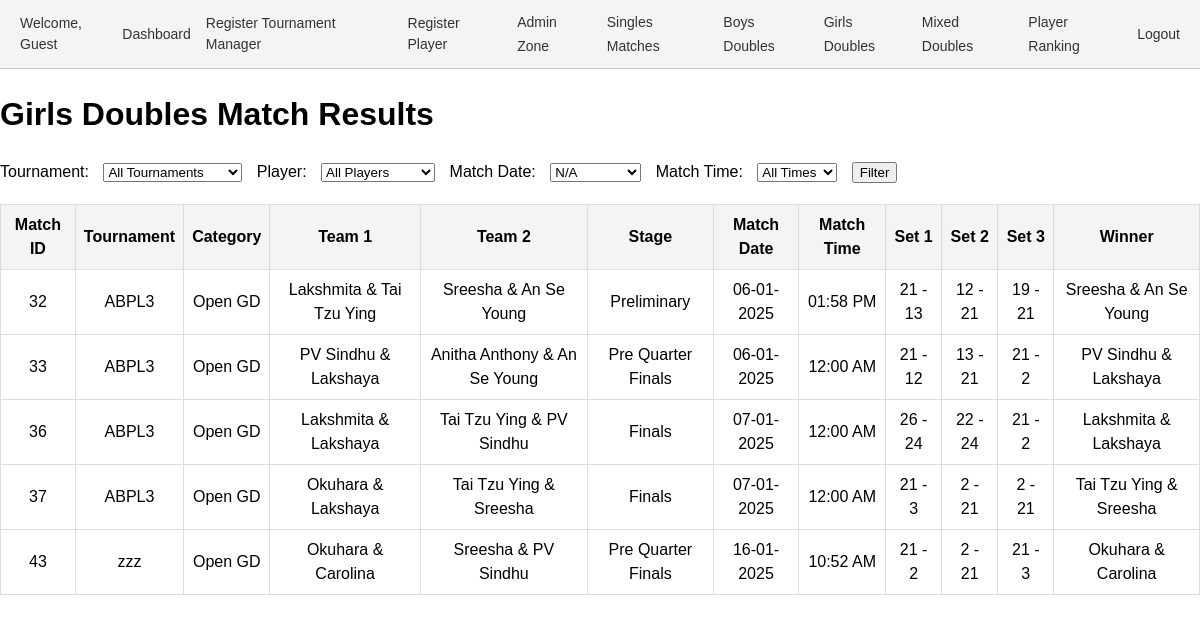
The app's page /results_gd.php, older data.
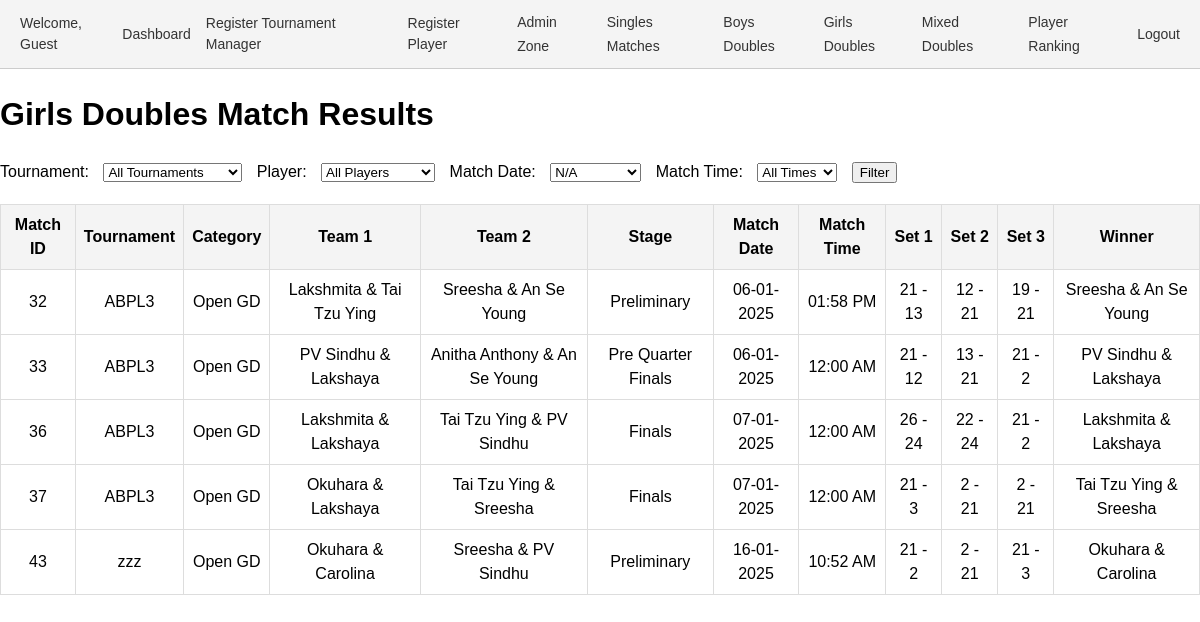
The same page, newer data.
### tables this page shows
CREATE TABLE `matches` (
  `id` int(11) NOT NULL,
  `tournament_id` int(11) NOT NULL,
  `category_id` int(11) NOT NULL,
  `pool` enum('A','B') DEFAULT NULL,
  `player1_id` int(11) DEFAULT NULL,
  `player2_id` int(11) DEFAULT NULL,
  `pre_quarter` tinyint(1) DEFAULT 0,
  `quarter` tinyint(1) DEFAULT 0,
  `semi` tinyint(1) DEFAULT 0,
  `final` tinyint(1) DEFAULT 0,
  `set1_player1_points` int(11) DEFAULT 0,
  `set1_player2_points` int(11) DEFAULT 0,
  `set2_player1_points` int(11) DEFAULT 0,
  `set2_player2_points` int(11) DEFAULT 0,
  `set3_player1_points` int(11) DEFAULT 0,
  `set3_player2_points` int(11) DEFAULT 0,
  `created_by` int(11) DEFAULT NULL,
  `stage` enum('Pre Quarter Finals','Quarter Finals','Semifinals','Finals','Preliminary') NOT NULL,
  `match_date` date DEFAULT NULL,
  `match_time` varchar(255) NOT NULL,
  `team1_player1_id` int(11) NOT NULL DEFAULT 0,
  `team1_player2_id` int(11) NOT NULL DEFAULT 0,
  `team2_player1_id` int(11) DEFAULT 0,
  `team2_player2_id` int(11) DEFAULT 0,
  `set1_team1_points` int(11) NOT NULL DEFAULT 0,
  `set1_team2_points` int(11) DEFAULT 0,
  `set2_team1_points` int(11) DEFAULT 0,
  `set2_team2_points` int(11) DEFAULT 0,
  `set3_team1_points` int(11) DEFAULT 0,
  `set3_team2_points` int(11) DEFAULT 0,
  `player3_id` int(11) DEFAULT NULL,
  `player4_id` int(11) DEFAULT NULL,
  `deleted_at` datetime DEFAULT NULL
);

CREATE TABLE `tournaments` (
  `id` int(11) NOT NULL,
  `name` varchar(255) NOT NULL,
  `created_by` int(11) DEFAULT NULL,
  `year` int(11) NOT NULL DEFAULT year(curdate()),
  `moderated_by` int(11) DEFAULT NULL
);

CREATE TABLE `categories` (
  `id` int(11) NOT NULL,
  `name` varchar(255) NOT NULL,
  `created_by` int(11) NOT NULL,
  `age_group` varchar(255) DEFAULT NULL,
  `sex` varchar(10) DEFAULT NULL,
  `type` enum('singles','doubles','mixed doubles') DEFAULT 'singles',
  `tournament_id` int(11) NOT NULL
);

### results_gd.php (the view, shortened to what this page needs)
<?php include 'header.php'; ?>
<?php
require_once 'conn.php';
$conn = new mysqli($servername, $username, $password, $dbname);
$match_date = $_GET['match_date'] ?? '';
$dates = $conn->query("SELECT DISTINCT match_date FROM matches ORDER BY match_date");
$query = "
    SELECT
        m.id AS match_id,
        t.name AS tournament_name,
        c.name AS category_name,
        c.type AS category_type, /* Singles, Doubles, or Mixed Doubles */
        p1.name AS team1_player1_name,
        p2.name AS team1_player2_name,
        p3.name AS team2_player1_name,
        p4.name AS team2_player2_name,
        m.stage,
        m.match_date,
        m.match_time,
        m.set1_team1_points,
        m.set1_team2_points,
        m.set2_team1_points,
        m.set2_team2_points,
        m.set3_team1_points,
        m.set3_team2_points
    FROM matches m
    INNER JOIN tournaments t ON m.tournament_id = t.id
    INNER JOIN categories c ON m.category_id = c.id
    LEFT JOIN players p1 ON m.team1_player1_id = p1.id
    LEFT JOIN players p2 ON m.team1_player2_id = p2.id
    LEFT JOIN players p3 ON m.team2_player1_id = p3.id
    LEFT JOIN players p4 ON m.team2_player2_id = p4.id
    WHERE c.type = 'doubles' AND c.sex = 'F' /* Filter only doubles and female categories */
";
$query .= " ORDER BY m.id";
$result = $conn->query($query);
?>
<!DOCTYPE html>
<html lang="en">
<head>
</head>
<body>
    <h1>Girls Doubles Match Results</h1>
    <form method="get">
        <label for="tournament_id">Tournament:</label>
        <select name="tournament_id" id="tournament_id">
            <option value="">All Tournaments</option>
        </select>
        <label for="player_id">Player:</label>
        <select name="player_id" id="player_id">
            <option value="">All Players</option>
        </select>
        <label for="match_date">Match Date:</label>
        <select name="match_date" id="match_date">
            <?php while ($row = $dates->fetch_assoc()): ?>
                <option value="<?= $row['match_date'] ?>" <?= $match_date == $row['match_date'] ? 'selected' : '' ?>>
                    <?= $row['match_date'] ? date("d-m-Y", strtotime($row['match_date'])) : 'N/A' ?>
                </option>
            <?php endwhile; ?>
        </select>
        <label for="datetime">Match Time:</label>
        <select name="datetime" id="datetime">
            <option value="">All Times</option>
        </select>
        <button type="submit">Filter</button>
    </form>
    <?php if ($result->num_rows > 0): ?>
        <table>
            <tr>
                <th>Match ID</th>
                <th>Tournament</th>
                <th>Category</th>
                <th>Team 1</th>
                <th>Team 2</th>
                <th>Stage</th>
                <th>Match Date</th>
                <th>Match Time</th>
                <th>Set 1</th>
                <th>Set 2</th>
                <th>Set 3</th>
                <th>Winner</th>
            </tr>
            <?php while ($row = $result->fetch_assoc()):
                $team1 = $row['team1_player1_name'] . " & " . $row['team1_player2_name'];
                $team2 = $row['team2_player1_name'] . " & " . $row['team2_player2_name'];
                $team1_total = $row['set1_team1_points'] + $row['set2_team1_points'] + $row['set3_team1_points'];
                $team2_total = $row['set1_team2_points'] + $row['set2_team2_points'] + $row['set3_team2_points'];
                $winner = $team1_total > $team2_total ? $team1 : ($team1_total < $team2_total ? $team2 : 'Draw');
            ?>
                <tr>
                    <td><?= $row['match_id'] ?></td>
                    <td><?= $row['tournament_name'] ?></td>
                    <td><?= $row['category_name'] ?></td>
                    <td><?= $team1 ?></td>
                    <td><?= $team2 ?></td>
                    <td><?= $row['stage'] ?></td>
                    <td><?= $row['match_date'] ? date("d-m-Y", strtotime($row['match_date'])) : 'N/A' ?></td>
                    <td><?= $row['match_time'] ? date("h:i A", strtotime($row['match_time'])) : 'N/A' ?></td>
                    <td><?= $row['set1_team1_points'] . ' - ' . $row['set1_team2_points'] ?></td>
                    <td><?= $row['set2_team1_points'] . ' - ' . $row['set2_team2_points'] ?></td>
                    <td><?= $row['set3_team1_points'] . ' - ' . $row['set3_team2_points'] ?></td>
                    <td><?= $winner ?></td>
                </tr>
            <?php endwhile; ?>
        </table>
    <?php else: ?>
        <p>No matches found for the selected filters.</p>
    <?php endif; ?>
</body>
</html>

Row changes from the older to the newer data that the page shows:
changed matches "10:52 AM": stage "Pre Quarter Finals" → "Preliminary"
